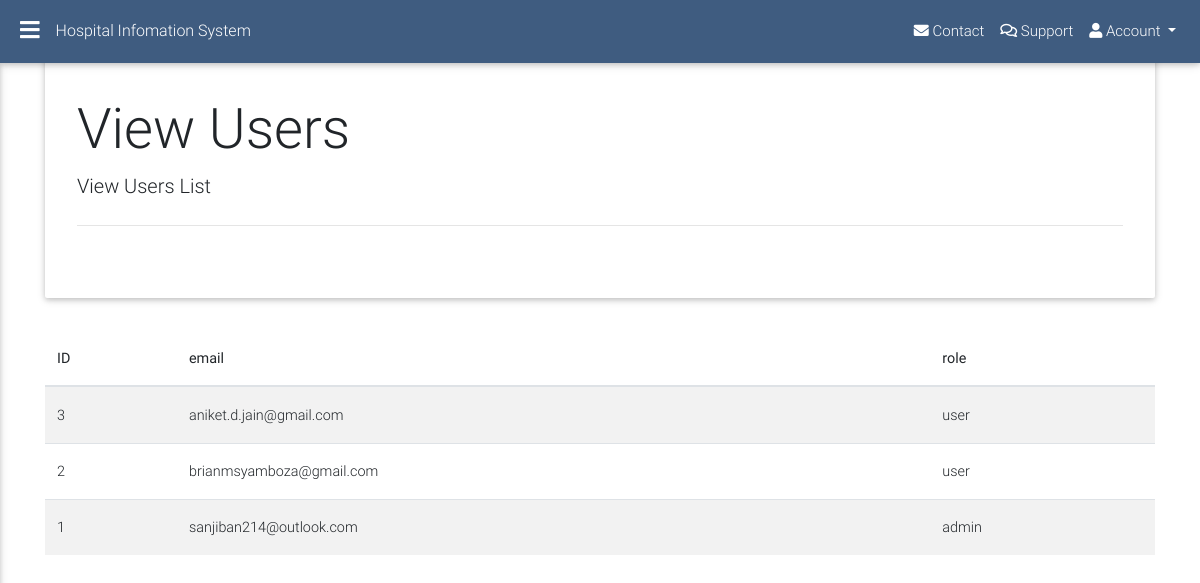
/src/users/viewUsers.php (signed in), run on the app's committed database.
### tables this page shows
CREATE TABLE `users` (
  `user_id` int(11) NOT NULL,
  `email` text NOT NULL,
  `password` varchar(256) NOT NULL,
  `role` varchar(256) NOT NULL
);

### includes/dao.php (called while the page is built, shortened)
<?php
include "header.php";
include "sidenav.php";
include "jumbo.php";
$jumbo = new jumbo;

### includes/users/UsersController.php (called while the page is built, shortened)
<?php
class User
{
    function viewAllUsers()
    {
        $db = new DBconnection();
        $dbConn = $db->getConnection();
        return $dbConn->query("SELECT * FROM users ORDER BY user_id DESC");
    }
}

### src/users/viewUsers.php (the view, shortened to what this page needs)
<?php include "../../includes/dao.php" ?>
<?php include "../../includes/users/UsersController.php";
$patients = new User();
?>
<div class="container">
    <?= $jumbo->getJumbo("View  Users", "View Users List") ?>
    <?php $patientsList = $patients->viewAllUsers(); ?>
    <table class="table table-striped table-hover">
        <thead>
            <th>ID</th>
            <th>email</th>
            <th>role</th>
        </thead>
        <tbody>
            <?php while ($row = $patientsList->fetch(PDO::FETCH_ASSOC)) {
                ?>
                <tr>
                    <td><?= $row['user_id'] ?></td>
                    <td><?= $row['email'] ?></td>
                    <td><?= $row['role'] ?></td>
                <?php } ?>
</div>
<?php include "../../includes/footer.php"; ?>

### data on the page
users: user_id "3", email "aniket.d.jain@gmail.com", role "user"
users: user_id "2", email "brianmsyamboza@gmail.com", role "user"
users: user_id "1", email "sanjiban214@outlook.com", role "admin"

### other printed values
$title "View Users"
$detail "View Users List"
